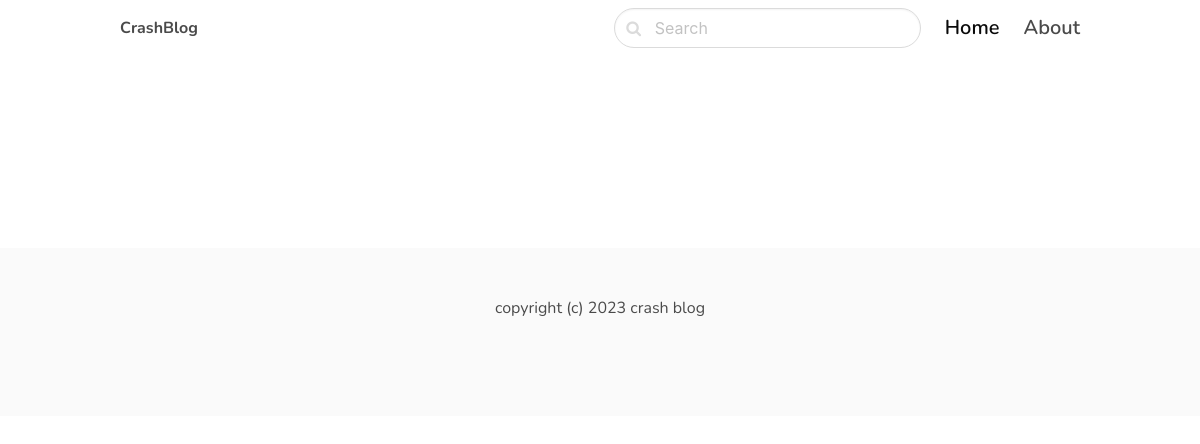
Before: / with the older database file.
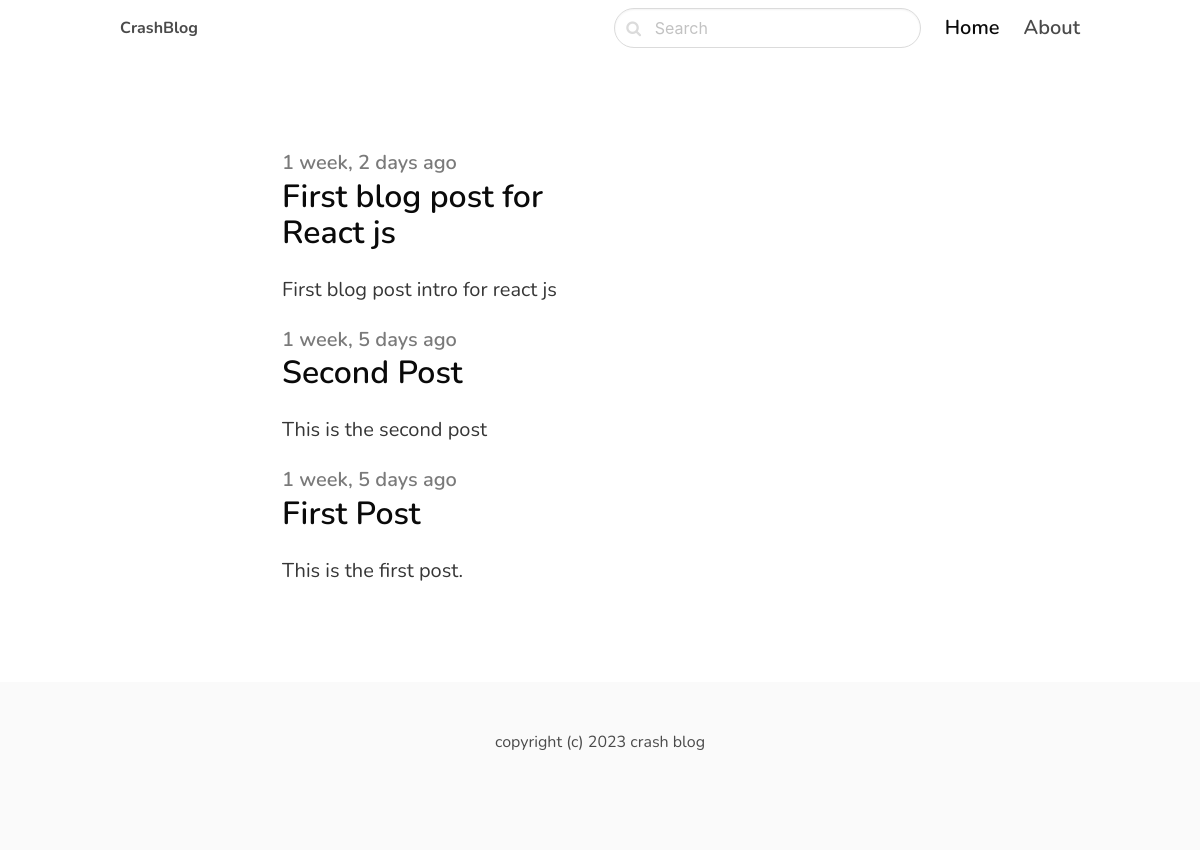
After: the same page with the newer database file.
### blog/models.py (models this page shows, shortened)
class Post(models.Model):
    class Status(models.TextChoices):
        DRAFT = 'DF', 'Draft'
        PUBLISHED = 'PB', 'Published'
    category = models.ForeignKey(Category, related_name='posts', on_delete=models.CASCADE)
    title = models.CharField(max_length=225)
    slug = models.SlugField()
    author = models.ForeignKey(User, on_delete=models.CASCADE, related_name='blog_post')
    intro = models.TextField()
    body = models.TextField()
    created_at = models.DateTimeField(auto_now_add=True)
    published_at = models.DateTimeField(default=timezone.now)
    updated_at = models.DateTimeField(auto_now=True)
    status = models.CharField(max_length=2, choices=Status.choices, default=Status.DRAFT)
    image = models.ImageField(upload_to='uploads/', blank=True, null=True)
    class Meta:
        verbose_name = 'Post'
        verbose_name_plural = 'Posts'
        ordering = ('-published_at',)
        indexes = [
            models.Index(fields=['-published_at'])
        ]

### core/views.py (the view)
# urls.py: path('', frontpage, name='frontpage'),
def frontpage(request):
    posts = Post.objects.filter(status=Post.Status.PUBLISHED)
    return render(request, "core/frontpage.html", {'posts': posts})

### core/templates/core/frontpage.html (shortened to what this page needs)
{% extends "core/base.html" %}
{% block content %}
<section class="hero ">
    <div class="hero-body">
        <div class="container">
            <section class="section">
                <div class="columns">
                    <div class="column is-5 is-offset-1">
                        {% for post in posts %}
                        <div class="content is-medium">
                            <a href=" {% url 'post_details' post.category.slug post.slug %}">
                                <h2 class="subtitle is-5 has-text-grey"> {{post.created_at |timesince}} ago </h2>
                                <h1 class="title has-text-black is-3">{{post.title}}</h1>
                                <p class="has-text-dark">
                                    {{post.intro}}
                                </p>
                            </a>
                        </div>
                        {% endfor %}
                    </div>
                </div>
            </section>
        </div>
    </div>
</section>
{% endblock content %}

### core/templates/core/base.html (shortened to what this page needs)
<!DOCTYPE html>
<html lang="en">
<head>
    <link rel="stylesheet" href="https://unpkg.com/bulma@0.9.3/css/bulma.min.css" />
    <link href="https://stackpath.bootstrapcdn.com/font-awesome/4.7.0/css/font-awesome.min.css" rel="stylesheet"
>
</head>
<body>
    <nav class="navbar">
        <div class="container">
            <div class="navbar-brand">
                <a class="navbar-item" href="/">
                    <strong> CrashBlog </strong>
                </a>
            </div>
            <div id="navbarMenu" class="navbar-menu">
                <div class="navbar-end">
                    <div class=" navbar-item">
                        <form method="get" action="{% url 'search' %}">
                            <div class="control has-icons-left">
                                <input class="input is-rounded" name="query" type="text" placeholder="Search">
                                <span class="icon is-left">
                                </span>
                            </div>
                        </form>
                    </div>
                    <a href="/" class="navbar-item is-active is-size-5 has-text-weight-semibold">
                        Home
                    </a>
                    <a href=" {% url 'about' %} " class="navbar-item is-size-5 has-text-weight-semibold">
                        About
                    </a>
                </div>
            </div>
        </div>
    </nav>
    <section>
        <div class="container">
            {% block content %}
            {% endblock content %}
        </div>
    </section>
    <footer class="footer">
        <div class="content has-text-centered">
            <p>
                copyright (c) 2023 crash blog
            </p>
        </div>
    </footer>
</body>
</html>

### core/templates/core/base.html (style rules this page uses)
body { font-family: 'Nunito', sans-serif; }
nav.navbar { height: 6rem !important; box-shadow: 0 1px 3px 0 rgba(0, 0, 0, .1), 0 1px 2px 0 rgba(0, 0, 0, .06) !important; }

Changed rows visible on the page:
now on this page (row edited): Post: created_at "1 week, 2 days", title "First blog post for React js", intro "First blog post intro for react js"
now on this page (row edited): Post: created_at "1 week, 5 days", title "Second Post", intro "This is the second post"
now on this page (row edited): Post: created_at "1 week, 5 days", title "First Post", intro "This is the first post."
